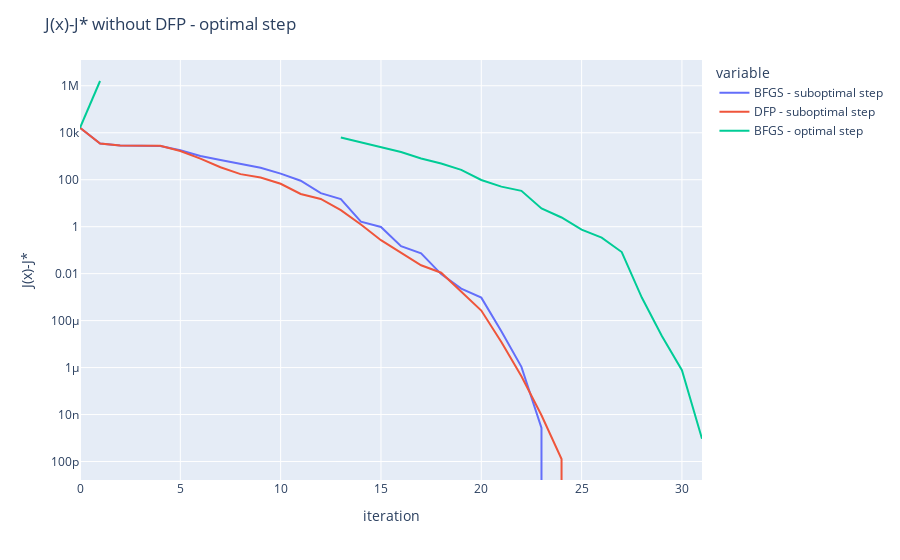

The code cell stored with this chart in its notebook:
### Code cell
fig = px.line(conv_df.iloc[:32,:-1],log_y=True)
fig.update_layout(title='J(x)-J* without DFP - optimal step',xaxis_title="iteration",yaxis_title='J(x)-J*')

### Figure 1 — Plotly figure (JSON) as saved in the notebook; plotly's stock layout.template omitted (floating-point values rounded to 4 significant figures)
{"data": [{"hovertemplate": "variable=BFGS - suboptimal step<br>index=%{x}<br>value=%{y}<extra></extra>", "legendgroup": "BFGS - suboptimal step", "line": {"color": "#636efa", "dash": "solid"}, "mode": "lines", "name": "BFGS - suboptimal step", "orientation": "v", "showlegend": true, "type": "scatter", "x": [0, 1, 2, 3, 4, 5, 6, 7, 8, 9, 10, 11, 12, 13, 14, 15, 16, 17, 18, 19, 20, 21, 22, 23, 24, 25, 26, 27, 28, 29, 30, 31], "xaxis": "x", "y": [16310.0, 3506.0, 2879.0, 2799.0, 2750.0, 1787.0, 1021.0, 692.5, 459.4, 320.3, 181.7, 90.83, 26.76, 14.92, 1.637, 0.9708, 0.1475, 0.07338, 0.009578, 0.002315, 0.0009519, 3.516e-05, 1.077e-06, 2.706e-09, 0, null, null, null, null, null, null, null], "yaxis": "y"}, {"hovertemplate": "variable=DFP - suboptimal step<br>index=%{x}<br>value=%{y}<extra></extra>", "legendgroup": "DFP - suboptimal step", "line": {"color": "#EF553B", "dash": "solid"}, "mode": "lines", "name": "DFP - suboptimal step", "orientation": "v", "showlegend": true, "type": "scatter", "x": [0, 1, 2, 3, 4, 5, 6, 7, 8, 9, 10, 11, 12, 13, 14, 15, 16, 17, 18, 19, 20, 21, 22, 23, 24, 25, 26, 27, 28, 29, 30, 31], "xaxis": "x", "y": [16310.0, 3506.0, 2879.0, 2807.0, 2766.0, 1670.0, 787.6, 338.9, 172.8, 125.1, 67.17, 24.8, 15.15, 5.095, 1.248, 0.2666, 0.07594, 0.02268, 0.01095, 0.001727, 0.0002693, 1.226e-05, 4.244e-07, 9.372e-09, 1.282e-10, 0, null, null, null, null, null, null], "yaxis": "y"}, {"hovertemplate": "variable=BFGS - optimal step<br>index=%{x}<br>value=%{y}<extra></extra>", "legendgroup": "BFGS - optimal step", "line": {"color": "#00cc96", "dash": "solid"}, "mode": "lines", "name": "BFGS - optimal step", "orientation": "v", "showlegend": true, "type": "scatter", "x": [0, 1, 2, 3, 4, 5, 6, 7, 8, 9, 10, 11, 12, 13, 14, 15, 16, 17, 18, 19, 20, 21, 22, 23, 24, 25, 26, 27, 28, 29, 30, 31], "xaxis": "x", "y": [16310.0, 1598000.0, null, null, null, null, null, null, null, null, null, null, null, 6253.0, 3862.0, 2446.0, 1511.0, 800.9, 486.7, 264.2, 97.65, 50.75, 33.67, 5.965, 2.465, 0.7459, 0.3431, 0.08318, 0.0009609, 2.216e-05, 7.751e-07, 9.316e-10], "yaxis": "y"}], "layout": {"legend": {"title": {"text": "variable"}, "tracegroupgap": 0}, "margin": {"t": 60}, "title": {"text": "J(x)-J* without DFP - optimal step"}, "xaxis": {"anchor": "y", "domain": [0, 1], "title": {"text": "iteration"}}, "yaxis": {"anchor": "x", "domain": [0, 1], "title": {"text": "J(x)-J*"}, "type": "log"}}}
